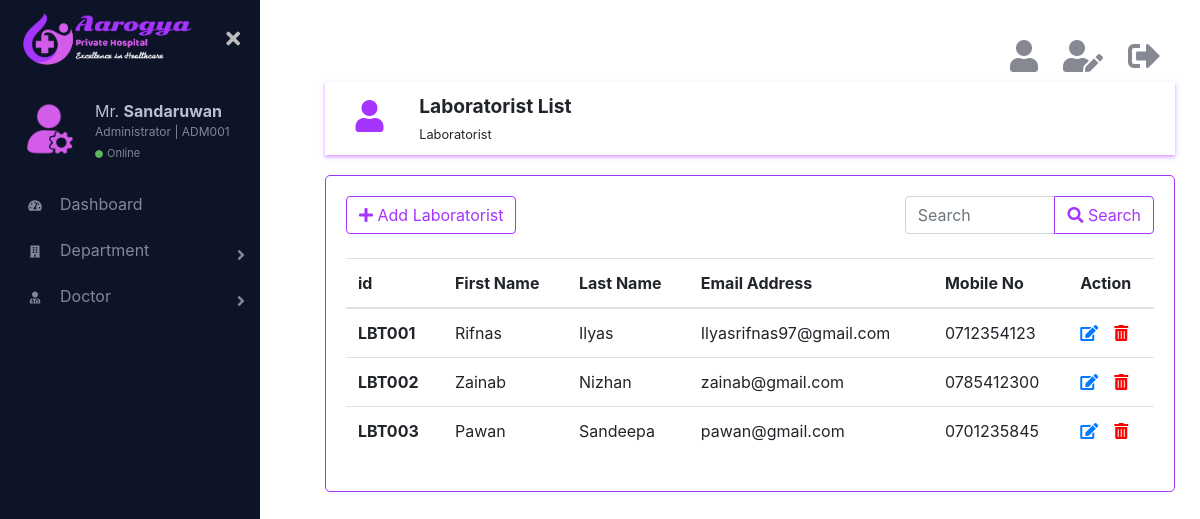
Screenshot of /html/laboratoristList.php (signed in) with the database file from the repository.
### tables this page shows
CREATE TABLE IF NOT EXISTS `laboratorist` (
  `id` char(6) NOT NULL,
  `firstName` char(20) NOT NULL,
  `lastName` char(20) NOT NULL,
  `email` varchar(100) NOT NULL,
  `mobile` char(10) NOT NULL,
  `is_deleted` int(11) NOT NULL,
  PRIMARY KEY (`id`)
);

### html/laboratoristList.php (the view, shortened to what this page needs)
<?php
    require_once('../connection/connection.php');
?>
<!DOCTYPE html>
<html lang="en">
    <head>
        <link rel="stylesheet" href="../css/bootstrap.min.css">
        <link href="https://cdnjs.cloudflare.com/ajax/libs/font-awesome/5.10.0-11/css/all.css" rel="stylesheet">
        <link href="../css/main.css" rel="stylesheet">
    </head>
    <body>
        <div class="page-wrapper chiller-theme toggled">
            <?php
                require_once('sidebar.php');
            ?>
            <main class="page-content">
                <div class="container">
                    <?php
                        require_once('logoutbar.php');
                    ?>
                    <div class="row topic">
                        <div class="col-md-1 topic-logo">
                            <i class="fas fa-user fa-2x"></i>
                        </div>
                        <div class="col-md-11">
                            <span class="font-weight-bold"><big>Laboratorist List</big><br><small>Laboratorist</small></span>
                        </div>
                    </div>
                    <div class="row">
                        <div class="col-md-12 form">
                            <div class="row">
                                <div class="col-md-8">
                                    <a href="addLaboratorist.php" ><button type="button" class="btn btn-outline-primary"><i class="fas fa-plus"></i>  Add Laboratorist</button></a>
                                </div>
                                <div class="col-md-4">
                                    <form action="laboratoristList.php" method="get">
                                        <div class="input-group">
                                            <input type="search" name="searchTxt" class="form-control" placeholder="Search">
                                            <div class="input-group-append">
                                                <button class="btn btn-outline-primary" type="submit" name="search"><i class="fas fa-search"></i> Search</button>
                                            </div>
                                        </div>
                                    </form>
                                </div>
                            </div>
                            <br>
                            <table class="table">
                              <thead>
                                  <tr>
                                      <th scope="col">id</th>
                                      <th scope="col">First Name</th>
                                      <th scope="col">Last Name</th>
                                      <th scope="col">Email Address</th>
                                      <th scope="col">Mobile No</th>
                                      <?php
                                        if($_SESSION['role'] == 'admin'){
                                            echo "<th scope='col'>Action</th>";
                                        }
                                    ?>
                                  </tr>
                              </thead>
                              <tbody>
                                  <?php
                                    if(isset($_GET['search'])){
                                        $search =  mysqli_real_escape_string($con,$_GET['searchTxt']);
                                        $query = "SELECT * FROM `laboratorist` WHERE `is_deleted` = 0 AND `id` LIKE '{$search}%' OR `firstName` LIKE '{$search}%' OR `lastName` LIKE '{$search}%' ORDER BY `id`";
                                    } else {
                                        $query = "SELECT * FROM `laboratorist` WHERE `is_deleted` = 0 ORDER BY `id`";
                                    }
                                    $result_set = mysqli_query($con,$query);
                                    if (mysqli_num_rows($result_set) >= 1) {
                                        while($lbt = mysqli_fetch_assoc($result_set)){
                                            echo "<tr>";
                                            echo "<th scope='row'>".$lbt['id']."</th>";
                                            echo "<td>".$lbt['firstName']."</td>";
                                            echo "<td>".$lbt['lastName']."</td>";
                                            echo "<td>".$lbt['email']."</td>";
                                            echo "<td>".$lbt['mobile']."</td>";
                                            if($_SESSION['role'] == 'admin'){
                                                echo "<td><a href=\"#\"><i class='fas fa-edit mr-3' data-toggle='tooltip' title='Edit'></i></a><a href='laboratoristList.php?id={$lbt['id']}' onclick=\"return confirm('Are you sure to delete this information ?');\"><i class='fas fa-trash-alt' data-toggle='tooltip' title='Delete' style='color:red;'></i></a></td>";
                                            }
                                            echo "</tr>";
                                        }
                                    } else {
                                        echo "<tr><td><h4 class='text-danger'>No records</h4></td></tr>";
                                    }
                                  ?>
                              </tbody>
                            </table>
                        </div>
                    </div>
                </div>
            </main>
        </div>
    </body>
</html>

### css/main.css (style rules this page uses)
.page-wrapper .sidebar-wrapper, .sidebar-wrapper .sidebar-brand > a, .sidebar-wrapper .sidebar-dropdown > a:after, .sidebar-wrapper .sidebar-menu .sidebar-dropdown .sidebar-submenu li a:before, .sidebar-wrapper ul li a i, .page-wrapper .page-content, .sidebar-wrapper .sidebar-search input.search-menu, .sidebar-wrapper .sidebar-search .input-group-text, .sidebar-wrapper .sidebar-menu ul li a, #show-sidebar, #close-sidebar { -webkit-transition: all 0.3s ease; -moz-transition: all 0.3s ease; -ms-transition: all 0.3s ease; -o-transition: all 0.3s ease; transition: all 0.3s ease; }
.page-wrapper { height: 100vh; }
@media screen and (min-width: 700px) { .page-wrapper.toggled .page-content { padding-left: 300px; } }
.page-wrapper .page-content { display: inline-block; width: 100%; padding-left: 0px; padding-top: 20px; }
.page-wrapper .page-content > div { padding: 20px 40px; }
.page-wrapper .page-content { overflow-x: hidden; }
.topic { box-shadow: 0 2px 4px rgba(165, 52, 254, 0.5); padding: 10px; }
.topic-logo { display: inline-block; text-align: center; color: rgb(165, 52, 254); margin-top: 8px; }
.form { margin-top: 20px; border: 1px solid rgb(165, 52, 254); border-radius: 5px; padding: 20px; }

### rows the page displays
laboratorist: id "LBT001", firstName "Rifnas", lastName "Ilyas", email "Ilyasrifnas97@gmail.com", mobile "0712354123"
laboratorist: id "LBT002", firstName "Zainab", lastName "Nizhan", email "zainab@gmail.com", mobile "0785412300"
laboratorist: id "LBT003", firstName "Pawan", lastName "Sandeepa", email "pawan@gmail.com", mobile "0701235845"

### other values shown
$_SESSION['lastName'] "Sandaruwan"
$_SESSION['id'] "ADM001"
